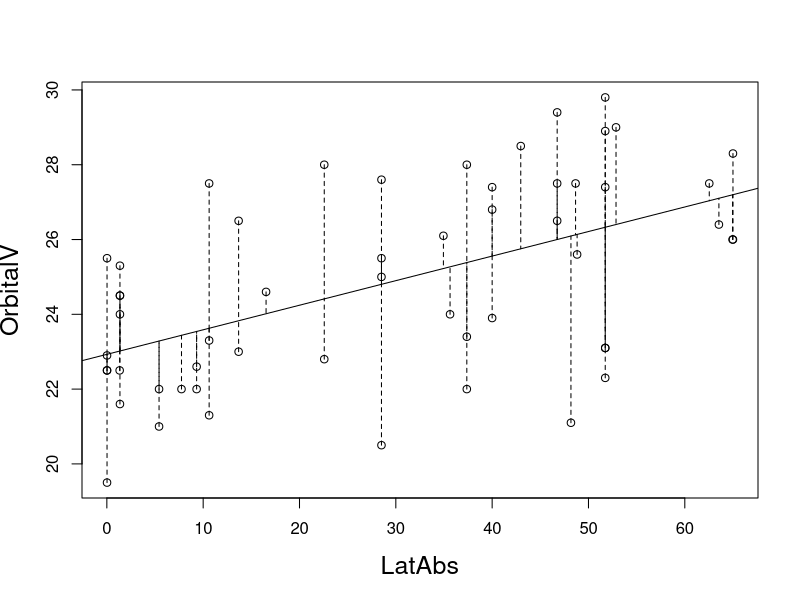
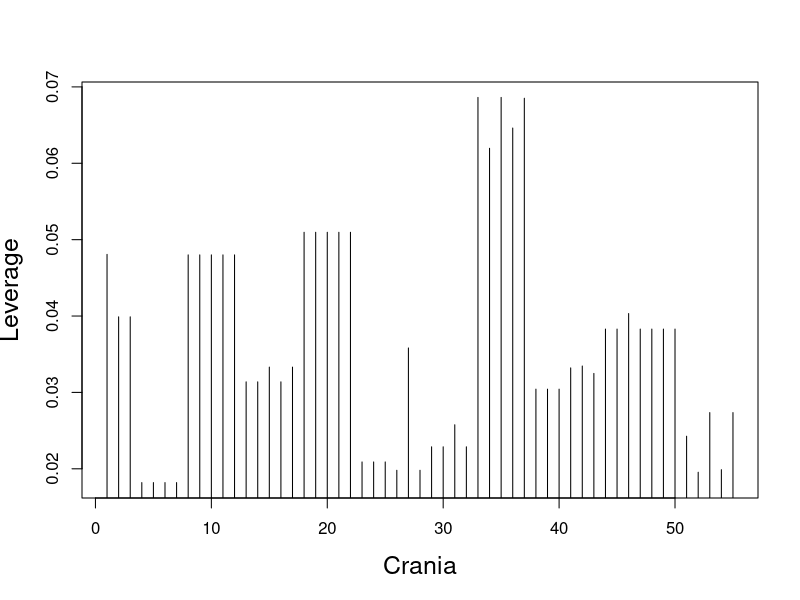
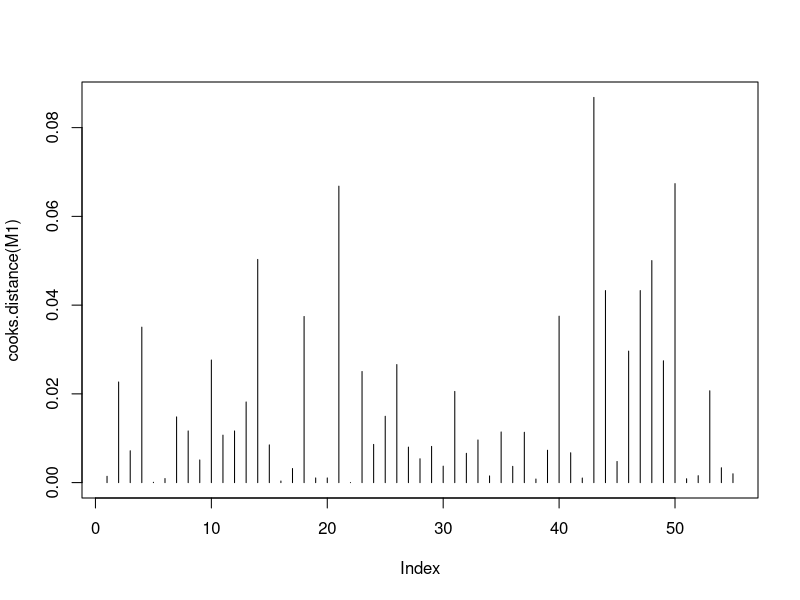
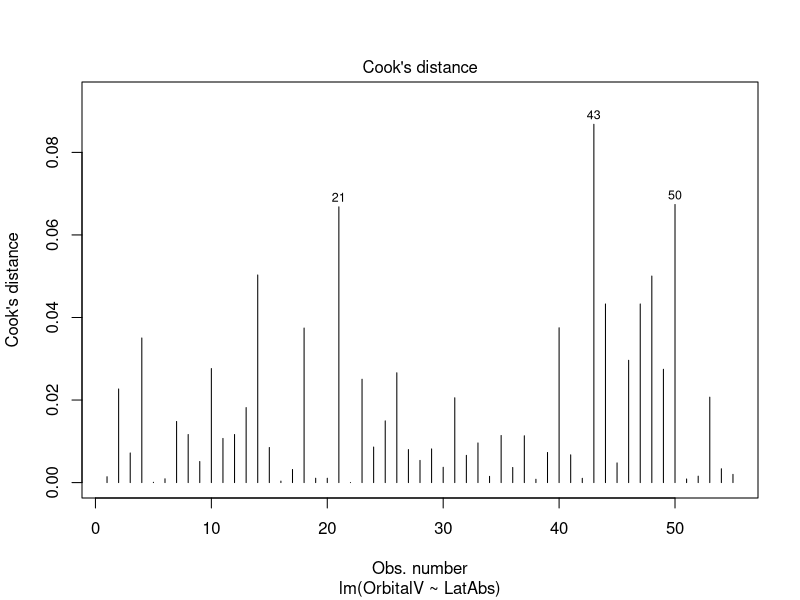
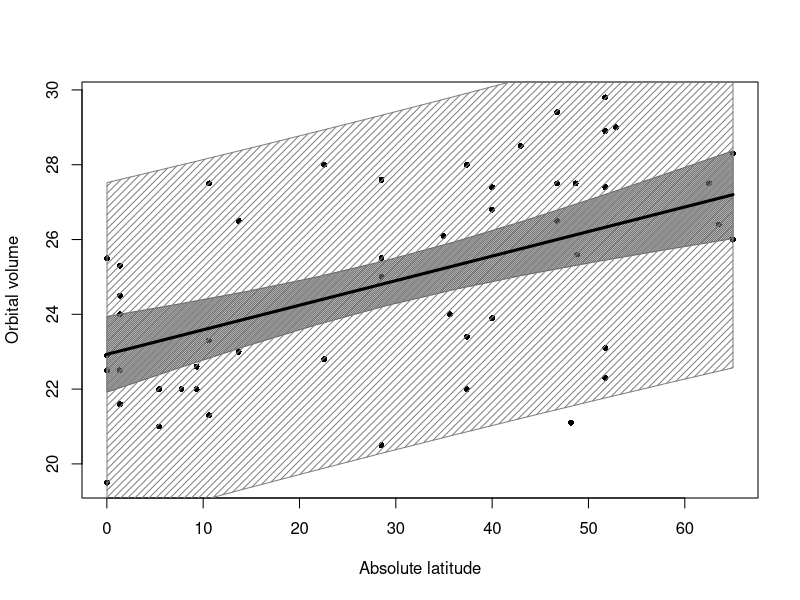

Reproduce these figures in R, in order.
setwd("//media//kswada//MyFiles//R//hvs")

packages <- c("dplyr", "lattice")
purrr::walk(packages, library, character.only = TRUE, warn.conflicts = FALSE)



# ------------------------------------------------------------------------------
# data:  HVS
# ------------------------------------------------------------------------------
HVS <- read.table(file = "HVS.txt", header = TRUE, dec=".")


str(HVS)

names(HVS)


# ----------
# The variable names are long, we will rename some of them
# We also define categorical variables as factors, to avoid mistakes.
HVS$OrbitalV    <- HVS$MeanOrbitalVolume
HVS$fPopulation <- factor(HVS$Population)
HVS$LatAbs      <- HVS$AbsoluteLatitude
HVS$CC          <- HVS$CranialCapacity
HVS$FM          <- HVS$FMarea_intercondyle
HVS$Illuminance <- HVS$Minimum_Illuminance
HVS$Temperature <- HVS$Minimum_Temperature_celsius
HVS$fGender     <- factor(HVS$Gender)



# ------------------------------------------------------------------------------
# Missing values
# ------------------------------------------------------------------------------

# There is one missing value
colSums(is.na(HVS))


# we remove it
# The function na.exvlude removes all rows that contain a missing value.
HVS2 <- na.exclude(HVS)



# ------------------------------------------------------------------------------
# linear regression
#   - In line with Pearce and Dunbar (2011) we decide to use absolute latitude and drop temperature and illuminance.
#     This means that if absolute latitude is significant in the model, it could represent a temperature or illuminance effect.
#     We also decide to drop gender, thus we use CC, LatAbs, and FM in the analysis.
# ------------------------------------------------------------------------------

M1 <- lm(OrbitalV ~ LatAbs, data = HVS)


print(summary(M1), digits = 2, signif.stats = FALSE)
# print(summary(M1), digits = 2, signif.stats = TRUE)



# ----------
# scatter plot with a fitted regression line and vertical dotted lines representing residuals
plot(x = HVS$LatAbs, y = HVS$OrbitalV, xlab = "LatAbs", ylab = "OrbitalV", cex.lab = 1.5)
abline(M1)

N <- nrow(HVS)
F1 <- fitted(M1)
for (i in 1:N) segments(HVS$LatAbs[i], HVS$OrbitalV[i], HVS$LatAbs[i], F1[i], lty = 2)



# ------------------------------------------------------------------------------
# linear regression:  calculate coefficients by matrix calculation
# ------------------------------------------------------------------------------
X <- model.matrix(M1)
betaHat <- solve(t(X) %*% X) %*% t(X) %*% HVS$OrbitalV
betaHat



# ------------------------------------------------------------------------------
# linear regression:  calculate hat matrix
# ------------------------------------------------------------------------------
( H <- X %*% solve(t(X) %*% X) %*% t(X) )


# diagonal element of H
hat(X)
diag(H)



# ----------
# the fitted values are equal to a matrix H multiplied by the original data.
# So the fitted value for observation i is a weighted average of the original data.
predict(M1)
( y_hat <- H %*% HVS$OrbitalV )




# ------------------------------------------------------------------------------
# linear regression:  residuals
# ------------------------------------------------------------------------------
# the residulas e can be calculated as
( e  <- resid(M1) )
HVS$OrbitalV - y_hat



# standardized residuals
# It is advisable to work with the standardized residuals, as these provide a better estimator of the real residuals
estd <- rstandard(M1)




# ------------------------------------------------------------------------------
# leverage values for each observation
# ------------------------------------------------------------------------------
# leverage values are the diagnal elements of H, quantifying how extreme an observation is in terms of the explanatory variables,
# indicating whether an observation is potentially influential.
# It is represented by a number between 0 and 1; the higher the leverage, the more extreme the covariate values of an observation.

plot(diag(H), type = "h", xlab = "Crania", ylab = "Leverage", cex.lab = 1.5)




# ------------------------------------------------------------------------------
# Cook distance
#   - To confirm whether an observation is influential, we can compare the fitted values obtained using all 55 observations with those obtained when
#     dropping the ith observation.
#   - A large sum of squared differences between the two sets of fitted values would indicate that the ith observation is influential.
#
#   - Di = | y_hat - y_hat(i) |^2 / p * sigma_hat^2
#     p: the number of regression parameters in the model
#     (i) referes to the fitted values in which observation i was omitted
# ------------------------------------------------------------------------------
plot(cooks.distance(M1), type = "h")


plot (M1, which = 4)



# ------------------------------------------------------------------------------
# Standard errors and confidence intervals for parameter
# ------------------------------------------------------------------------------
SE <- summary(M1)$sigma * sqrt(diag(solve(t(X) %*% X)))

SE



# Obtain confidence intervals
qt(1-0.05/2,df =55-2)

Z <- rbind(coef(M1) - qt(1-0.05/2,df =55-2) * SE, coef(M1) + qt(1-0.05/2,df =55-2) * SE)
rownames(Z) <- c("Lower bound","Upper bound")
Z



# ------------------------------------------------------------------------------
# confidence intervals and prediction intervales for fitted values
# ------------------------------------------------------------------------------
# Obtain the covariance matrix
covBeta <- vcov(M1)



# Create the data frame
MyData <- data.frame(LatAbs = seq(from = 0.02,  to = 65, length = 10))
X <- model.matrix(~LatAbs, data = MyData)



# Calculate the SEs
MyData$P <- X %*% coef(M1)
MyData$SEy.ci <- sqrt(diag(X %*% covBeta %*% t(X)))
MyData$SEy.pi <- sqrt(diag(X %*% covBeta %*% t(X) + summary(M1)$sigma^2))



# using appropriate values
t1 <- qt(1-0.05/2,df =55-2)



# lower and upper limits for 95%
MyData$ci.ll <- MyData$P - t1 * MyData$SEy.ci
MyData$ci.ul <- MyData$P + t1 * MyData$SEy.ci



# ----------
# for prediction intervals
MyData$pi.ll <- MyData$P - t1 * MyData$SEy.pi
MyData$pi.ul <- MyData$P + t1 * MyData$SEy.pi

plot(x = HVS2$LatAbs, y = HVS2$OrbitalV, pch = 16, cex = 0.8, xlab = "Absolute latitude", ylab = "Orbital volume")

with(MyData,{
  polygon(c(LatAbs, rev(LatAbs)), c(ci.ll, rev(ci.ul)), col = grey(0.4), border = NULL, density =70)
  polygon(c(LatAbs, rev(LatAbs)), c(pi.ll, rev(pi.ul)), col = grey(0.5), border = NULL, density =20)
  lines(LatAbs, P, lwd = 3)
})



# ----------
# We can also use the predict function
( PI <- predict(M1, newdata = MyData, se.fit = TRUE, interval = "predict") )

( CI <- predict(M1, newdata = MyData, se.fit = TRUE, interval = "confidence") )
